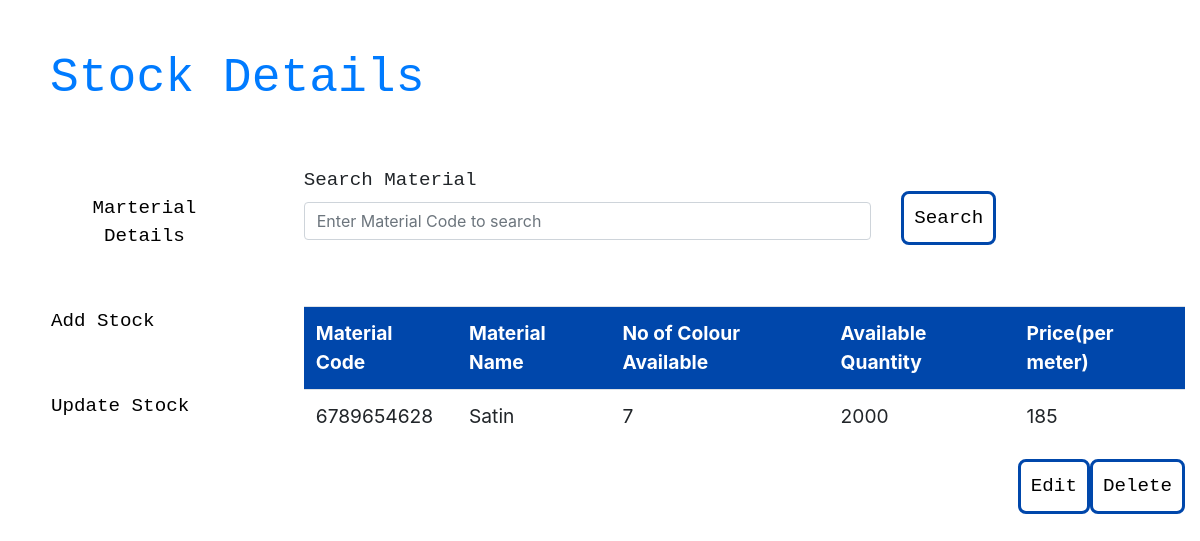
Screenshot of /update_stock.php?update_id=6789654628 with the database file from the repository.
### tables this page shows
CREATE TABLE `materials` (
  `mat_code` char(10) NOT NULL,
  `mat_name` varchar(255) NOT NULL,
  `no_of_colors` int(2) NOT NULL,
  `quantity` int(5) NOT NULL,
  `price` char(5) NOT NULL
);

### update_stock.php (the view, shortened to what this page needs)
<?php
include_once 'conn.php';
?>
<!DOCTYPE html>
<html>
<head>
  <link rel="stylesheet" href="https://maxcdn.bootstrapcdn.com/bootstrap/4.3.1/css/bootstrap.min.css">
  <link rel="stylesheet" href="styles.css">
</head>
<body>
  <header>
    <h1>
      <a href="index.php">Stock Details</a>
    </h1>
  </header>
  <div class="row">
    <div class="col-sm-3">
      <nav>
        <ul style="list-style-type:none;" class="nav flex-column">
          <li class="nav-item">
            <a class="nav-link" href="index.php">
              <button>Marterial Details</button>
            </a>
          </li>
          <li class="nav-item">
            <a class="nav-link" href="add_stock.html">
              <button>Add Stock</button>
            </a>
          </li>
          <li class="nav-item">
            <a class="nav-link" href="update_stock.php">
              <button>Update Stock</button>
            </a>
          </li>
        </ul>
      </nav>
    </div>
    <div class="col-sm-9">
      <form action="update_stock.php" method="get">
        <div class="row">
          <div class="col-sm-8">
            <div class="form-group">
              <label for="search">Search Material</label>
              <input type="search" class="form-control" name="update_id" placeholder="Enter Material Code to search">
            </div>
          </div>
          <div class="col-sm-1">
            <button type="submit" class="search-btn">Search</button></a>
          </div>
        </div>
      </form>
      <?php
      if(isset($_GET['update_id'])){
        $update_id = $_GET['update_id'];
        $sql = "SELECT * FROM materials WHERE mat_code=$update_id";
        $result = $conn->query($sql);
        if($result->num_rows > 0){
          $row = $result->fetch_assoc();
      ?>
      <table class="table">
        <tr>
          <th>Material Code</th>
          <th>Material Name</th>
          <th>No of Colour Available</th>
          <th>Available Quantity</th>
          <th>Price(per meter)</th>
        </tr>
        <tr>
          <td><?php echo $update_id ?></td>
          <td><?php echo $row['mat_name'] ?></td>
          <td><?php echo $row['no_of_colors'] ?></td>
          <td><?php echo $row['quantity'] ?></td>
          <td><?php echo $row['price'] ?></td>
        </tr>
      </table>
      <div class="d-flex justify-content-end mb-2">
        <button class="edit-btn" onclick="location.href='edit_stock.php?edit_id='+<?php echo $update_id?>">Edit</button>
        <button class="delete-btn" onclick="location.href='update_stock.php?delete_id='+<?php echo $update_id?>">Delete</button>
      </div>
          <?php
          } else {
              ?>
        Invalid Material Code!
        <?php
          }
        } else {
        ?>
        <?php
        }
        ?>
    </div>
  </div>
</body>
</html>

### styles.css (style rules this page uses)
header { height: 15%; }
h1 { padding: 50px; color: #002E63; font-family: 'Courier New', Courier, monospace; font-size: 300%; }
.row { margin-right: 0; }
nav { padding: 0px 0px 50px 15px; padding-top: 0; }
li { padding: 10px; }
button { background-color: white; border: none; padding: 10px; font-size: 120%; font-family: 'Courier New', Courier, monospace; border-radius: 8px; }
a:link { text-decoration: none; }
table { margin: 50px 0px 50px 0px; font-size: 120%; font-family: -apple-system, BlinkMacSystemFont, 'Segoe UI', Roboto, Oxygen, Ubuntu, Cantarell, 'Open Sans', 'Helvetica Neue', sans-serif; }
th { font-size: 100%; background-color: #0047AB; color: white; }
tr, td { font-size: 100%; }
.col-sm-8 { font-family: -apple-system, BlinkMacSystemFont, 'Segoe UI', Roboto, Oxygen, Ubuntu, Cantarell, 'Open Sans', 'Helvetica Neue', sans-serif; }
label { font-size: 120%; font-family: 'Courier New', Courier, monospace; }
.submit-btn, .search-btn, .edit-btn, .delete-btn, .update-btn { border-style: solid; border-color: #0047AB; text-align: center; }
.search-btn { margin-top: 25px; }
.table { font-size: 120%; }

### rows the page displays
materials: mat_name "Satin", no_of_colors "7", quantity "2000", price "185"

### other values shown
$update_id "6789654628"
